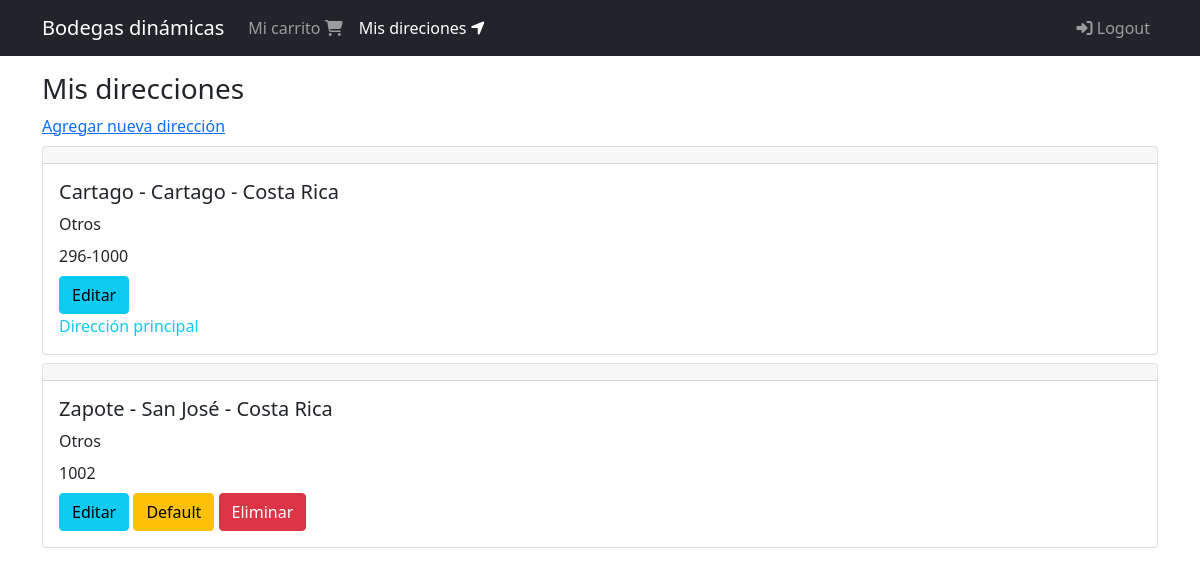
The page /direcciones/ (signed in) on the database its author committed.
### shipping_addresses/models.py (models this page shows, shortened)
class ShippingAddress(models.Model):
  user = models.ForeignKey(User, null=False, blank=False, on_delete=models.CASCADE )
  line1 = models.CharField(max_length=200)
  line2 = models.CharField(max_length=200, blank=True)
  city = models.CharField(max_length=100)
  state = models.CharField(max_length=100)
  country = models.CharField(max_length=50)
  reference = models.CharField(max_length=300)
  postal_code = models.CharField(max_length=20, null=False, blank=False)
  default = models.BooleanField(default=False)
  created_at = models.DateTimeField(auto_now_add=True)
  @property
  def address(self):
    return '{} - {} - {}'.format(self.city, self.state, self.country)

### shipping_addresses/views.py (the view)
# urls.py: path('', views.ShippingAddressListView.as_view(), name='shipping_addresses'),
class ShippingAddressListView(LoginRequiredMixin, ListView):
  login_url = 'login'
  model = ShippingAddress
  template_name = 'shipping_addresses/shipping_addresses.html'
  def get_queryset(self):
    return ShippingAddress.objects.filter(user=self.request.user).order_by('-default')

### shipping_addresses/templates/shipping_addresses/shipping_addresses.html
{% extends 'base.html' %}
{% block content %}
  <div class="col">
    <div class="h3">
      Mis direcciones
    </div>
    <a href="{% url 'shipping_addresses:create' %}">Agregar nueva dirección</a>
    <div class="mt-2">
      {% for shipping_address in object_list %}
        <div class="mt-2 mb-2">
          {% include 'shipping_addresses/snippets/shipping_address.html' with edit=True %}
        </div>
      {% endfor %}
    </div>
  </div>
{% endblock %}

### shipping_addresses/templates/shipping_addresses/snippets/shipping_address.html
<div class="card">
  <h5 class="card-header"></h5>
  <div class="card-body">
    <h5 class="card-tittle">{{ shipping_address.address }}</h5>
    <div class="card-title">
      {{ shipping_address.reference }}
    </div>
    <div>
      {{ shipping_address.postal_code }}
    </div>
    {% if edit %}
      <div class="mt-2">
        <a href="{% url 'shipping_addresses:update' shipping_address.pk %}" class="btn btn-info">Editar</a>
          {% if shipping_address.default %}
            <div class="text-info">
              Dirección principal
            </div>
          {% else%}
            <a href="{% url 'shipping_addresses:default' shipping_address.pk %}" class="btn btn-warning">Default</a>
            <a href="{% url 'shipping_addresses:delete' shipping_address.pk %}" class="btn btn-danger">Eliminar</a>
          {%  endif %}
    {% endif %}
      </div>
  </div>
</div>

### rows shown on the page
ShippingAddress: address "Cartago - Cartago - Costa Rica", reference "Otros", postal_code "296-1000", default "Dirección principal"
ShippingAddress: address "Zapote - San José - Costa Rica", reference "Otros", postal_code "1002", default "Default"
